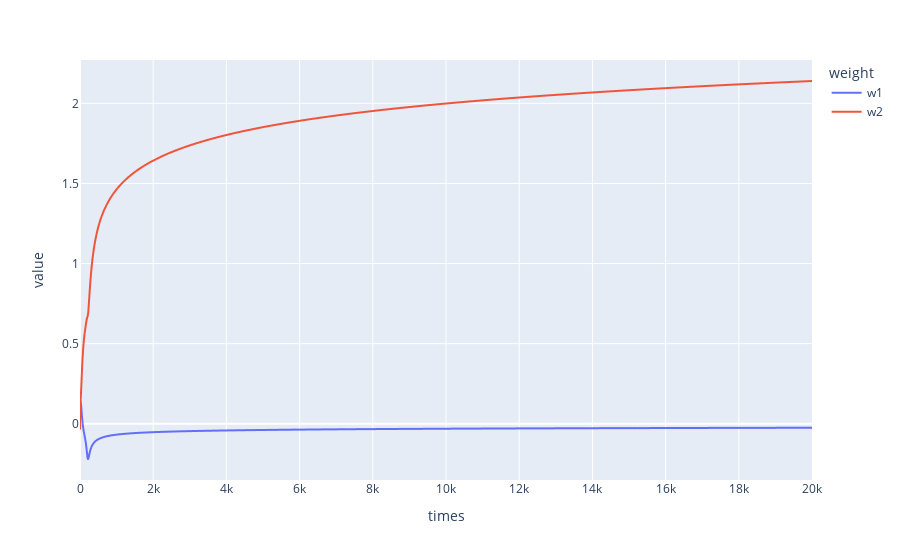

Notebook source saved alongside this figure:
### Markdown cell above
构建一个三层的神经网络

### Code cell
import plotly.express as px
import pandas as pd

df = pd.DataFrame(table)

fig = px.line(df, x="times", y="value", color="weight")
fig.show()

### Figure 1 — Plotly figure (JSON) as saved in the notebook; plotly's stock layout.template omitted (floating-point values rounded to 4 significant figures; data arrays with more than 128 entries replaced by an {"elided": "..."} marker saying what was removed)
{"data": [{"hovertemplate": "weight=w1<br>times=%{x}<br>value=%{y}<extra></extra>", "legendgroup": "w1", "line": {"color": "#636efa", "dash": "solid"}, "mode": "lines", "name": "w1", "showlegend": true, "type": "scattergl", "x": {"elided": "20000 int values"}, "xaxis": "x", "y": {"elided": "20000 float values"}, "yaxis": "y"}, {"hovertemplate": "weight=w2<br>times=%{x}<br>value=%{y}<extra></extra>", "legendgroup": "w2", "line": {"color": "#EF553B", "dash": "solid"}, "mode": "lines", "name": "w2", "showlegend": true, "type": "scattergl", "x": {"elided": "20000 int values"}, "xaxis": "x", "y": {"elided": "20000 float values"}, "yaxis": "y"}], "layout": {"legend": {"title": {"text": "weight"}, "tracegroupgap": 0}, "margin": {"t": 60}, "xaxis": {"anchor": "y", "domain": [0, 1], "title": {"text": "times"}}, "yaxis": {"anchor": "x", "domain": [0, 1], "title": {"text": "value"}}}}
